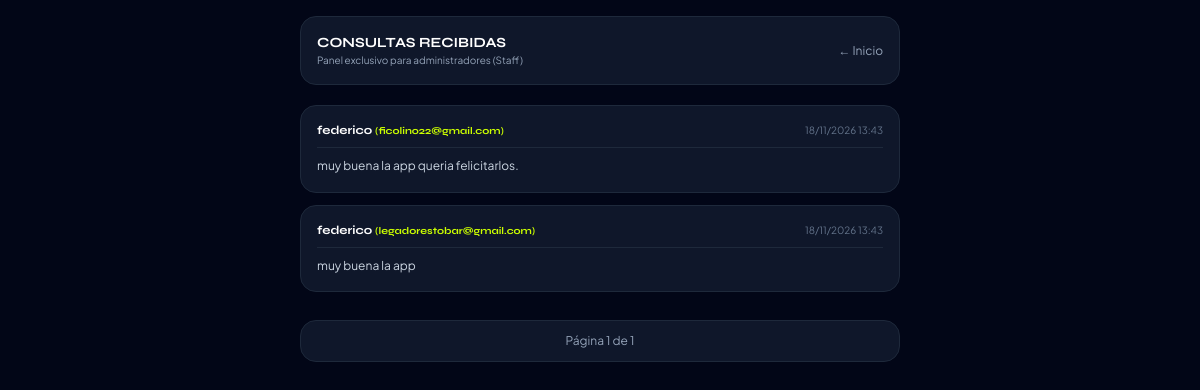
Screenshot of /cliente/listar-mensajes/ (signed in) with the database file from the repository.
### cliente/models.py (models this page shows, shortened)
class MensajeContacto(models.Model):
    nombre = models.CharField(max_length=100)
    email = models.EmailField()
    mensaje = models.TextField()
    fecha_envio = models.DateTimeField(auto_now_add=True)

### cliente/views.py (the view)
# urls.py: path('listar-mensajes/', views.listar_mensajes, name='listar_mensajes'),
@login_required
def listar_mensajes(request):
    if not request.user.is_staff:
        return redirect('index_cliente')
    mensajes_list = MensajeContacto.objects.all().order_by('-fecha_envio')
    paginator = Paginator(mensajes_list, 5) # 5 mensajes por página (Requerido)
    page_number = request.GET.get('page')
    mensajes = paginator.get_page(page_number)
    return render(request, 'cliente/listar_mensajes.html', {'mensajes': mensajes})

### cliente/templates/cliente/listar_mensajes.html (shortened to what this page needs)
{% load static %}
<!DOCTYPE html>
<html class="dark" lang="es">
<head>
    <script src="https://cdn.tailwindcss.com"></script>
</head>
<body class="bg-slate-950 text-slate-100 flex flex-col min-h-screen w-full items-center p-4">
    <div class="w-full max-w-[600px] flex flex-col gap-5 pb-10">
        <div class="flex items-center justify-between bg-slate-900 border border-slate-800 p-4 rounded-2xl">
            <div>
                <h2 class="font-syne font-bold text-sm text-white uppercase">CONSULTAS RECIBIDAS</h2>
                <p class="text-[10px] text-slate-400">Panel exclusivo para administradores (Staff)</p>
            </div>
            <a href="{% url 'bienvenida' %}" class="text-xs text-slate-400 hover:text-primary">← Inicio</a>
        </div>
        <div class="flex flex-col gap-3">
            {% if mensajes %}
                {% for m in mensajes %}
                <div class="bg-slate-900 border border-slate-800 rounded-2xl p-4 flex flex-col gap-2">
                    <div class="flex justify-between items-center border-b border-slate-800 pb-2">
                        <span class="font-syne font-bold text-xs text-white">{{ m.nombre }} <span class="text-[10px] text-primary">({{ m.email }})</span></span>
                        <span class="text-[10px] text-slate-500">{{ m.fecha_envio|date:"d/m/Y H:i" }}</span>
                    </div>
                    <p class="text-xs text-slate-300 leading-relaxed">{{ m.mensaje }}</p>
                </div>
                {% endfor %}
                <div class="flex justify-between items-center mt-4 bg-slate-900 border border-slate-800 p-3 rounded-2xl text-xs">
                    <span class="text-slate-400">Página {{ mensajes.number }} de {{ mensajes.paginator.num_pages }}</span>
                </div>
            {% else %}
                <div class="bg-slate-900 border border-slate-800 rounded-2xl p-8 text-center text-slate-500 text-xs">
                    No hay mensajes de contacto registrados por el momento.
                </div>
            {% endif %}
        </div>
    </div>
</body>
</html>

### cliente/templates/cliente/listar_mensajes.html (style rules this page uses)
body { background-color: #020617; color: #f8fafc; font-family: 'Plus Jakarta Sans', sans-serif; }

### rows the page displays
MensajeContacto: nombre "federico", email "ficolino22@gmail.com", fecha_envio "18/11/2026 13:43", mensaje "muy buena la app queria felicitarlos."
MensajeContacto: nombre "federico", email "legadorestobar@gmail.com", fecha_envio "18/11/2026 13:43", mensaje "muy buena la app"

### other values shown
{{ mensajes.number }} "1"
{{ mensajes.paginator.num_pages }} "1"
